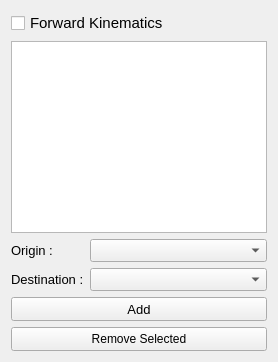
         <widget class="QWidget" name="tab_fk">
          <attribute name="title">
           <string>Forward Kinematics</string>
          </attribute>
          <layout class="QGridLayout" name="gridLayout_3">
           <item row="0" column="0" colspan="2">
            <widget class="QCheckBox" name="checkBox_fk">
             <property name="font">
              <font>
               <pointsize>11</pointsize>
              </font>
             </property>
             <property name="text">
              <string>Forward Kinematics</string>
             </property>
            </widget>
           </item>
           <item row="1" column="0" colspan="2">
            <widget class="QListWidget" name="listWidget_fk">
             <property name="cursor" stdset="0">
              <cursorShape>ArrowCursor</cursorShape>
             </property>
             <property name="selectionMode">
              <enum>QAbstractItemView::ExtendedSelection</enum>
             </property>
            </widget>
           </item>
           <item row="2" column="0">
            <widget class="QLabel" name="label_fk_origin">
             <property name="maximumSize">
              <size>
               <width>50</width>
               <height>16777215</height>
              </size>
             </property>
             <property name="font">
              <font>
               <pointsize>10</pointsize>
              </font>
             </property>
             <property name="text">
              <string>Origin :</string>
             </property>
            </widget>
           </item>
           <item row="2" column="1">
            <widget class="QComboBox" name="comboBox_fk_origin">
             <property name="font">
              <font>
               <pointsize>10</pointsize>
              </font>
             </property>
            </widget>
           </item>
           <item row="3" column="0">
            <widget class="QLabel" name="label_fk_destination">
             <property name="maximumSize">
              <size>
               <width>75</width>
               <height>16777215</height>
              </size>
             </property>
             <property name="font">
              <font>
               <pointsize>10</pointsize>
              </font>
             </property>
             <property name="text">
              <string>Destination :</string>
             </property>
            </widget>
           </item>
           <item row="3" column="1">
            <widget class="QComboBox" name="comboBox_fk_destination">
             <property name="font">
              <font>
               <pointsize>10</pointsize>
              </font>
             </property>
            </widget>
           </item>
           <item row="4" column="0" colspan="2">
            <widget class="QPushButton" name="pushButton_fk_add">
             <property name="minimumSize">
              <size>
               <width>0</width>
               <height>24</height>
              </size>
             </property>
             <property name="maximumSize">
              <size>
               <width>16777215</width>
               <height>24</height>
              </size>
             </property>
             <property name="font">
              <font>
               <pointsize>10</pointsize>
              </font>
             </property>
             <property name="cursor">
              <cursorShape>PointingHandCursor</cursorShape>
             </property>
             <property name="text">
              <string>Add</string>
             </property>
            </widget>
           </item>
           <item row="5" column="0" colspan="2">
            <widget class="QPushButton" name="pushButton_fk_del">
             <property name="minimumSize">
              <size>
               <width>0</width>
               <height>24</height>
              </size>
             </property>
             <property name="maximumSize">
              <size>
               <width>16777215</width>
               <height>24</height>
              </size>
             </property>
             <property name="cursor">
              <cursorShape>PointingHandCursor</cursorShape>
             </property>
             <property name="text">
              <string>Remove Selected</string>
             </property>
            </widget>
           </item>
          </layout>
         </widget>
